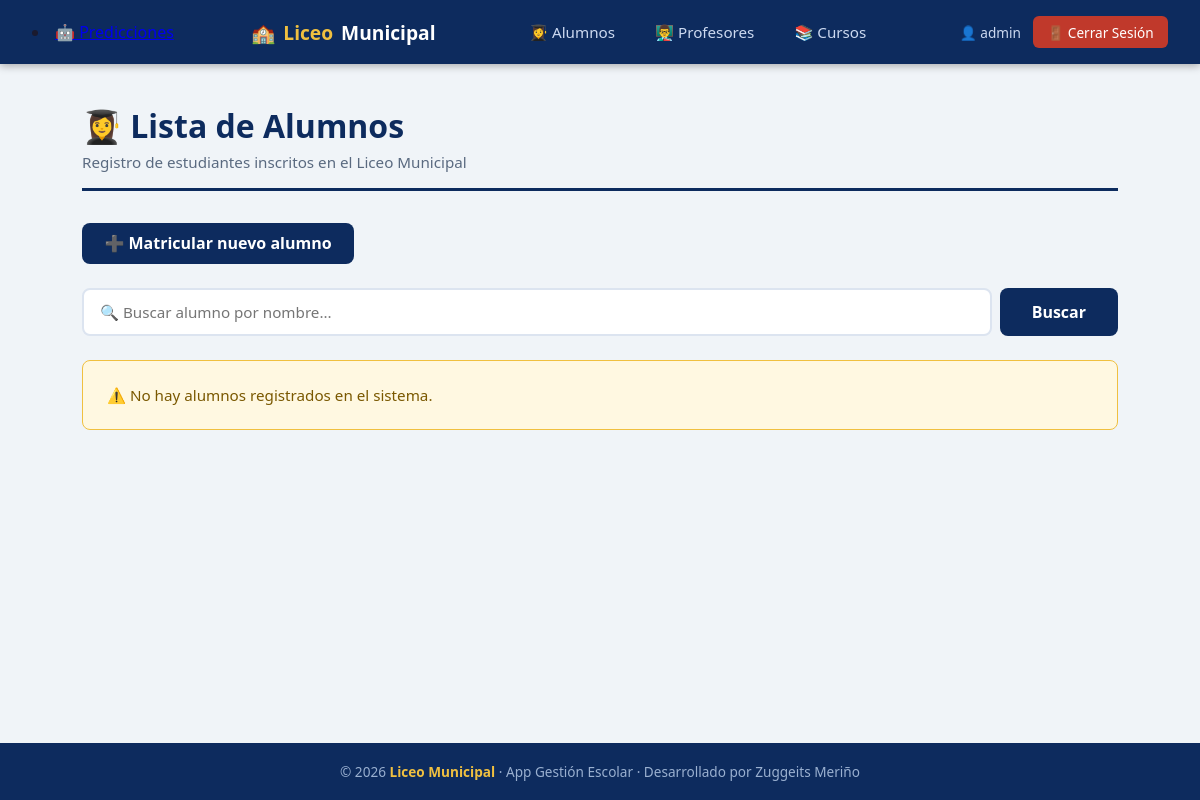
/alumnos/ (signed in), run on an earlier commit of the app's database.
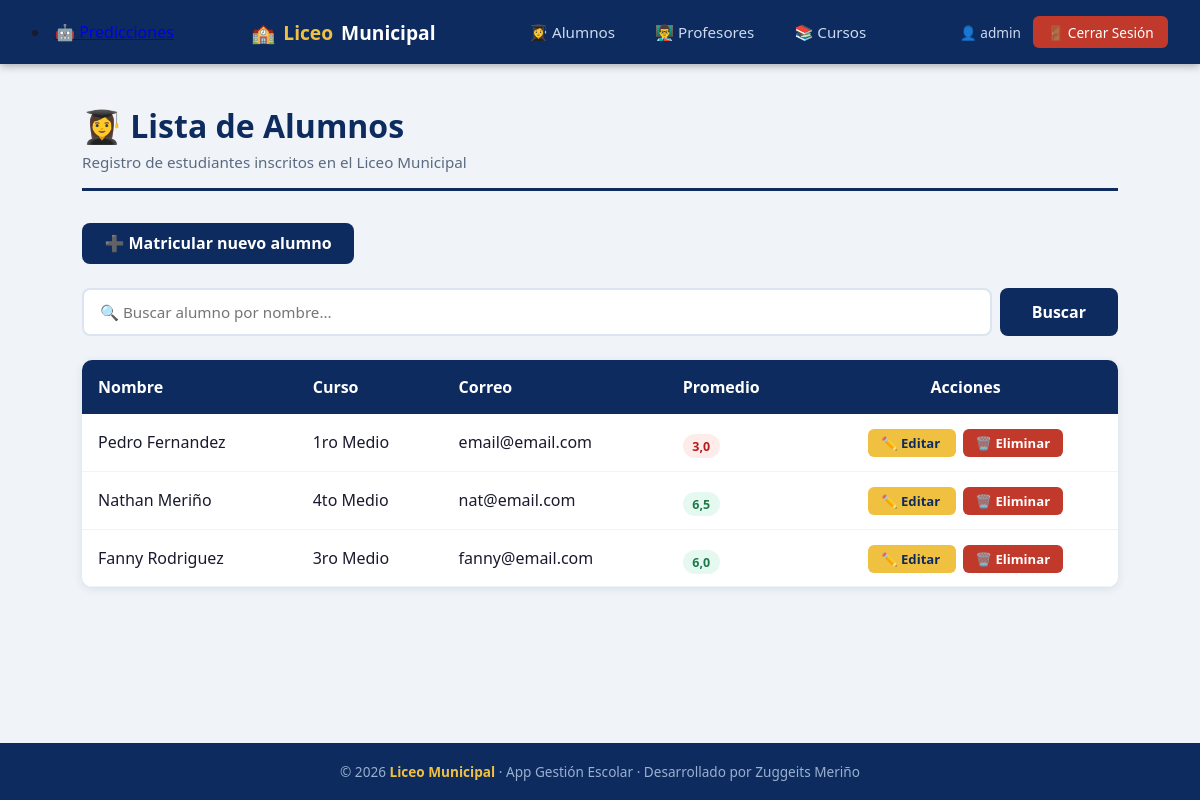
And on a later commit of the database.
### alumnos/models.py (models this page shows, shortened)
class Alumno(models.Model):
    nombre   = models.CharField(max_length=100)
    apellido = models.CharField(max_length=100)
    edad     = models.IntegerField()
    correo   = models.EmailField(unique=True)
    curso    = models.CharField(max_length=10, default='Sin asignar')
    promedio = models.FloatField(default=0.0)
    class Meta:
        verbose_name = 'Alumno'
        verbose_name_plural = 'Alumnos'
        ordering = ['apellido', 'nombre']

### alumnos/views.py (the view)
# urls.py: path('',                   views.lista_alumnos,   name='lista'),
@login_required
def lista_alumnos(request):
    busqueda = request.GET.get('q', '')
    if busqueda:
        alumnos = Alumno.objects.filter(
            nombre__icontains=busqueda
        ) | Alumno.objects.filter(
            apellido__icontains=busqueda
        )
    else:
        alumnos = Alumno.objects.all()
    return render(request, 'alumnos/lista_alumnos.html', {
        'alumnos':  alumnos,
        'titulo':   'Lista de Alumnos',
        'busqueda': busqueda,
    })

### alumnos/templates/alumnos/lista_alumnos.html (shortened to what this page needs)
{% extends 'base.html' %}
{% block contenido %}
<div class="page-header">
    <h1>👩‍🎓 {{ titulo }}</h1>
    <p>Registro de estudiantes inscritos en el Liceo Municipal</p>
</div>
<div style="margin-bottom:1.5rem;">
    <a href="{% url 'alumnos:crear' %}" class="btn-primary"
       style="text-decoration:none; display:inline-block; padding:0.6rem 1.4rem;">
        ➕ Matricular nuevo alumno
    </a>
</div>
<form method="get" style="margin-bottom:1.5rem; display:flex; gap:0.5rem;">
    <input type="text" name="q" value="{{ busqueda }}"
           placeholder="🔍 Buscar alumno por nombre..."
           style="flex:1; padding:0.65rem 1rem; border:2px solid #dce4f0;
                  border-radius:8px; font-size:0.95rem; font-family:inherit; outline:none;">
    <button type="submit" class="btn-primary">Buscar</button>
</form>
{% if alumnos %}
<table style="width:100%; border-collapse:collapse; background:white;
              border-radius:10px; overflow:hidden;
              box-shadow:0 2px 8px rgba(13,43,94,0.1);">
    <thead style="background:#0d2b5e; color:white;">
        <tr>
            <th style="padding:1rem; text-align:left;">Nombre</th>
            <th style="padding:1rem; text-align:left;">Curso</th>
            <th style="padding:1rem; text-align:left;">Correo</th>
            <th style="padding:1rem; text-align:left;">Promedio</th>
            <th style="padding:1rem; text-align:center;">Acciones</th>
        </tr>
    </thead>
    <tbody>
        {% for alumno in alumnos %}
        <tr style="border-bottom:1px solid #f0f4f8;">
            <td style="padding:0.8rem 1rem;">{{ alumno.nombre }} {{ alumno.apellido }}</td>
            <td style="padding:0.8rem 1rem;">{{ alumno.curso }}</td>
            <td style="padding:0.8rem 1rem;">{{ alumno.correo }}</td>
            <td style="padding:0.8rem 1rem;">
                {% if alumno.promedio >= 5.5 %}
                    <span class="badge badge-verde">{{ alumno.promedio }}</span>
                {% else %}
                    <span class="badge badge-rojo">{{ alumno.promedio }}</span>
                {% endif %}
            </td>
            <td style="padding:0.8rem 1rem; text-align:center;">
                <a href="{% url 'alumnos:editar' alumno.pk %}"
                   style="background:#f0c040; color:#0d2b5e; padding:0.3rem 0.8rem;
                          border-radius:6px; text-decoration:none; font-size:0.82rem;
                          font-weight:600; margin-right:0.4rem;">
                    ✏️ Editar
                </a>
                <a href="{% url 'alumnos:eliminar' alumno.pk %}"
                   style="background:#c0392b; color:white; padding:0.3rem 0.8rem;
                          border-radius:6px; text-decoration:none; font-size:0.82rem;
                          font-weight:600;">
                    🗑️ Eliminar
                </a>
            </td>
        </tr>
        {% endfor %}
    </tbody>
</table>
{% else %}
<div class="alerta-vacia">⚠️ No hay alumnos registrados en el sistema.</div>
{% endif %}
{% endblock %}

What changed in the data, as far as the page shows it:
added Alumno: nombre "Pedro", apellido "Fernandez", curso "1ro Medio", correo "email@email.com", promedio "3,0"
added Alumno: nombre "Nathan", apellido "Meriño", curso "4to Medio", correo "nat@email.com", promedio "6,5"
added Alumno: nombre "Fanny", apellido "Rodriguez", curso "3ro Medio", correo "fanny@email.com", promedio "6,0"
Also different on the page:
text no longer shown: "⚠️ No hay alumnos registrados en el sistema."
text now shown: "Nombre Curso Correo Promedio Acciones"
